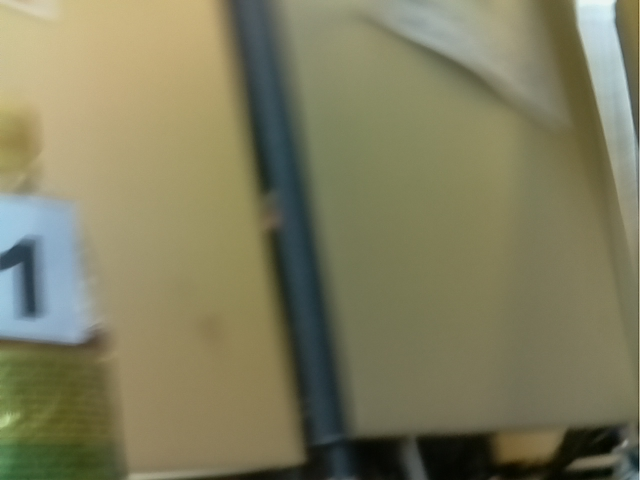
#> input picture camera_pictures/image05.jpg, 640 x 480 px
$ python conturing.py --image camera_pictures/image05.jpg   (older library calls are emulated)
#> lines starting #> are read from the running program, lines starting #| are printed output that depends on the picture; after the words box and inside, x2 and y2 are one past the last pixel; in counts of white or black regions, pixels touching at a corner belong together
import cv2
import imutils
import argparse

ap = argparse.ArgumentParser()
ap.add_argument("-i", "--image", required=True, help="path to input image")
args = vars(ap.parse_args())

image = cv2.imread(args["image"])
#> image is the input picture: shape (480, 640, 3); mean B, G, R 94, 124.1, 126.6
image = imutils.resize(image, height = 600)
#> image: shape (600, 800, 3)
cv2.imshow("Image", image)


edged = cv2.Canny(image, 200, 255)
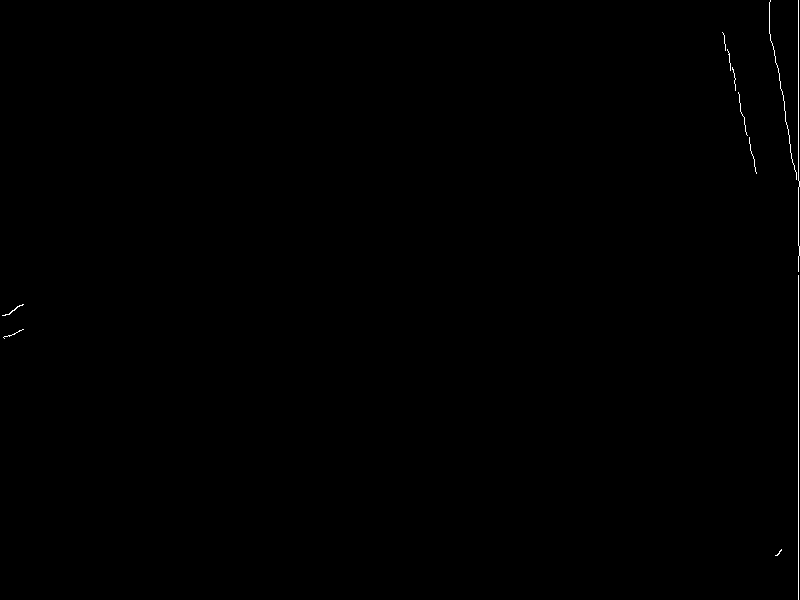
#> edged: shape (600, 800); 0.21% white in thin lines or dots
cv2.imshow("Edged", edged)
#cv2.imwrite("docu_pictures/canny.png", edged) # For documentation reasons
cv2.waitKey(0)

cnts = cv2.findContours(edged.copy(), cv2.RETR_EXTERNAL, cv2.CHAIN_APPROX_SIMPLE)
#> cnts = 11 contours, all with area under 20
cnts = cnts[0] if imutils.is_cv2() else cnts[1]
output = image.copy()

# loop over the contours
for c in cnts:
    # draw each contour on the output image with a 3px thick purple
    # outline, then display the output contours one at a time
    cv2.drawContours(output, [c], -1, (240, 0, 159), 3)
#> this loop made 11 passes
#> c on pass 4: [[798, 275], [798, 599]]
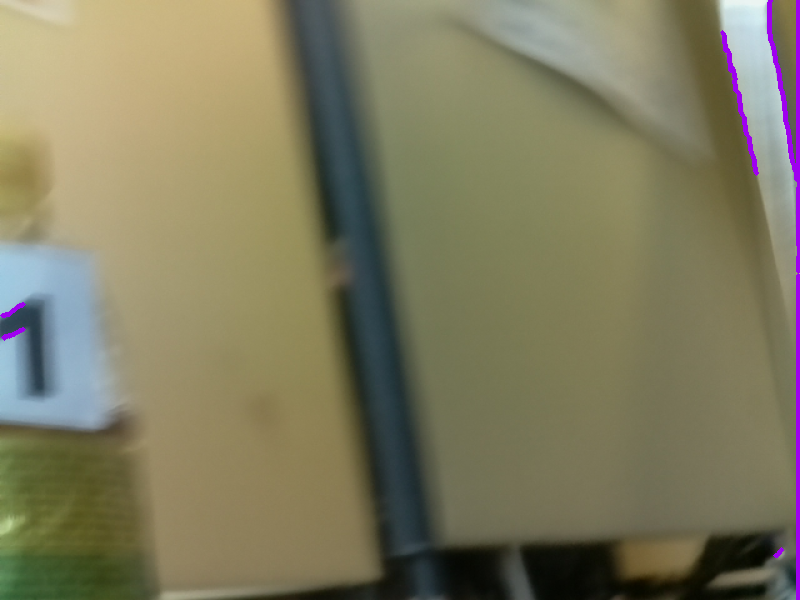
#> output: shape (600, 800, 3); mean B, G, R 95.2, 123, 127
    #cv2.imshow("Contours", output)

cv2.imshow("Contured image", output)

erode = cv2.erode(edged, None)
#> erode: shape (600, 800); every value is 0
cv2.imshow("Erode", erode)

dil = cv2.dilate(edged, None)
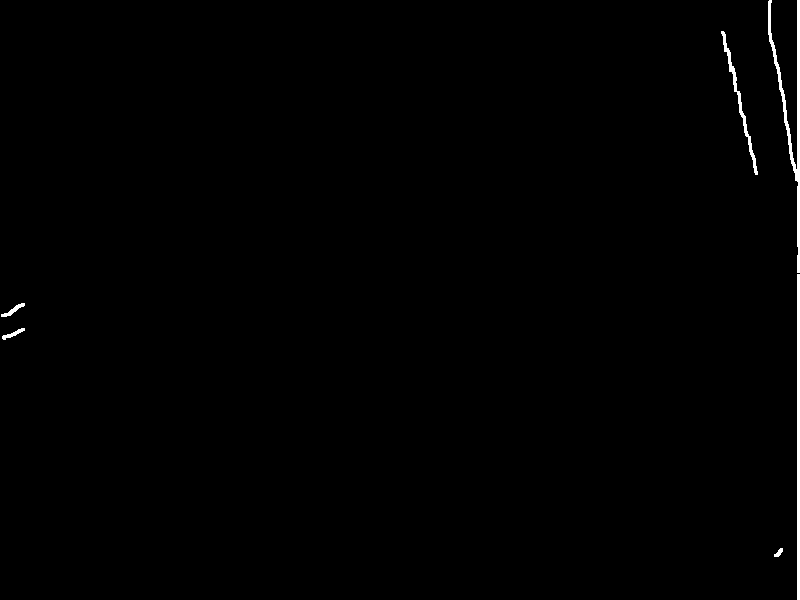
#> dil: shape (600, 800); 0.65% white; 6 white regions, box (x1, y1, x2, y2) and area: (768, 0, 800, 273) 1396, (797, 274, 800, 600) 978, (721, 31, 758, 175) 515, (1, 303, 25, 317) 105, (2, 328, 25, 340) 93, (774, 548, 783, 557) 45
cv2.imshow("Dil", dil)
cv2.waitKey(0)
